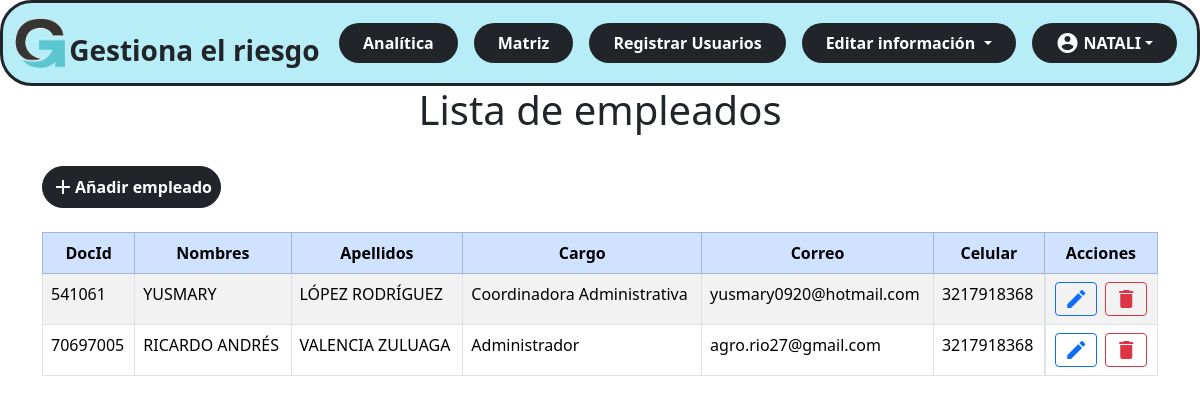
Screenshot of /administrador/empleados.php (signed in) with the database file from the repository.
### tables this page shows
CREATE TABLE `tblempleado` (
  `DocId` varchar(10) NOT NULL,
  `Nombres` varchar(40) NOT NULL,
  `Apellidos` varchar(60) NOT NULL,
  `Cargo` int(2) NOT NULL,
  `Correo` varchar(80) NOT NULL,
  `Celular` varchar(12) NOT NULL
);

CREATE TABLE `tblcargo` (
  `Codigo` int(2) NOT NULL,
  `Nombre` varchar(100) NOT NULL
);

### administrador/empleados.php (the view, shortened to what this page needs)
<!DOCTYPE html>
<html lang="en">
<head>
    <link rel="stylesheet" href="style.css">
    <link rel="stylesheet" href="./css/style_admin.css">
    <?php
    include ('vistas\nav.php');
    ?>
</head>
<body>
    <div class="container-fluid">
        <h1>Lista de empleados</h1>
    </div>
    <br>
                                <?php
                                include ('conexion.php');
                                ?>
    <div class="container">
        <buttom type="buttom" class="btn btn-dark btn-md mb-4  p-2 rounded-5 " data-bs-toggle="modal"
            data-bs-target="#modalAddEmpleado">
            <div class="d-flex align-items-center ">
                <span class="material-icons">add</span>
                <div class=""><b>Añadir empleado</b></div>
            </div>
        </buttom>
        <table id="tbl_empleado" class="table table-bordered table-striped">
            <thead class="table-primary align-middle text-center">
                <tr>
                    <th>DocId</th>
                    <th>Nombres</th>
                    <th>Apellidos</th>
                    <th>Cargo</th>
                    <th>Correo</th>
                    <th>Celular</th>
                    <th>Acciones</th>
                </tr>
            </thead>
            <tbody class="table-striped table-hover">
                <?php
                $empleados = $con->query("SELECT em.DocId, em.Nombres, em.Apellidos,em.Cargo as cargo, ca.Nombre as Cargo, em.Correo, em.Celular
                FROM tblempleado as em
                INNER JOIN tblcargo as ca ON em.Cargo = ca.Codigo;");
                foreach ($empleados as $empleado) {
                    ?>
                    <tr>
                        <td>
                            <?php echo $empleado['DocId']; ?>
                        </td>
                        <td>
                            <?php echo $empleado['Nombres']; ?>
                        </td>
                        <td>
                            <?php echo $empleado['Apellidos']; ?>
                        </td>
                        <td>
                            <?php echo $empleado['Cargo']; ?>
                        </td>
                        <td>
                            <?php echo $empleado['Correo']; ?>
                        </td>
                        <td>
                            <?php echo $empleado['Celular']; ?>
                        </td>
                        <td class="d-flex justify-content-center align-items-center gap-2">
                            <a type="button" data-bs-toggle="modal"
                                data-bs-target="#editarModal<?php echo $empleado['DocId']; ?>">
                                <span class="material-icons btn btn-outline-primary btn-sm">edit</span>
                            </a>
                            <a type="button" onclick="return confirmarEliminarEmpleado(<?php echo $empleado['DocId']; ?>);">
                                <span class="material-icons btn btn-outline-danger btn-sm">delete</span>
                            </a>
                        </td>
                    </tr>
                    <?php
                }
                ?>
            </tbody>
        </table>
</body>
</html>

### css/style_admin.css (style rules this page uses)
h1 { text-align: center; }

### rows the page displays
tblempleado: DocId "541061", Nombres "YUSMARY", Apellidos "LÓPEZ RODRÍGUEZ", Cargo.Nombre "Coordinadora Administrativa", Correo "yusmary0920@hotmail.com", Celular "3217918368"
tblempleado: DocId "70697005", Nombres "RICARDO ANDRÉS", Apellidos "VALENCIA ZULUAGA", Cargo.Nombre "Administrador", Correo "agro.rio27@gmail.com", Celular "3217918368"

### other values shown
$_SESSION['nombre'] "NATALI"
